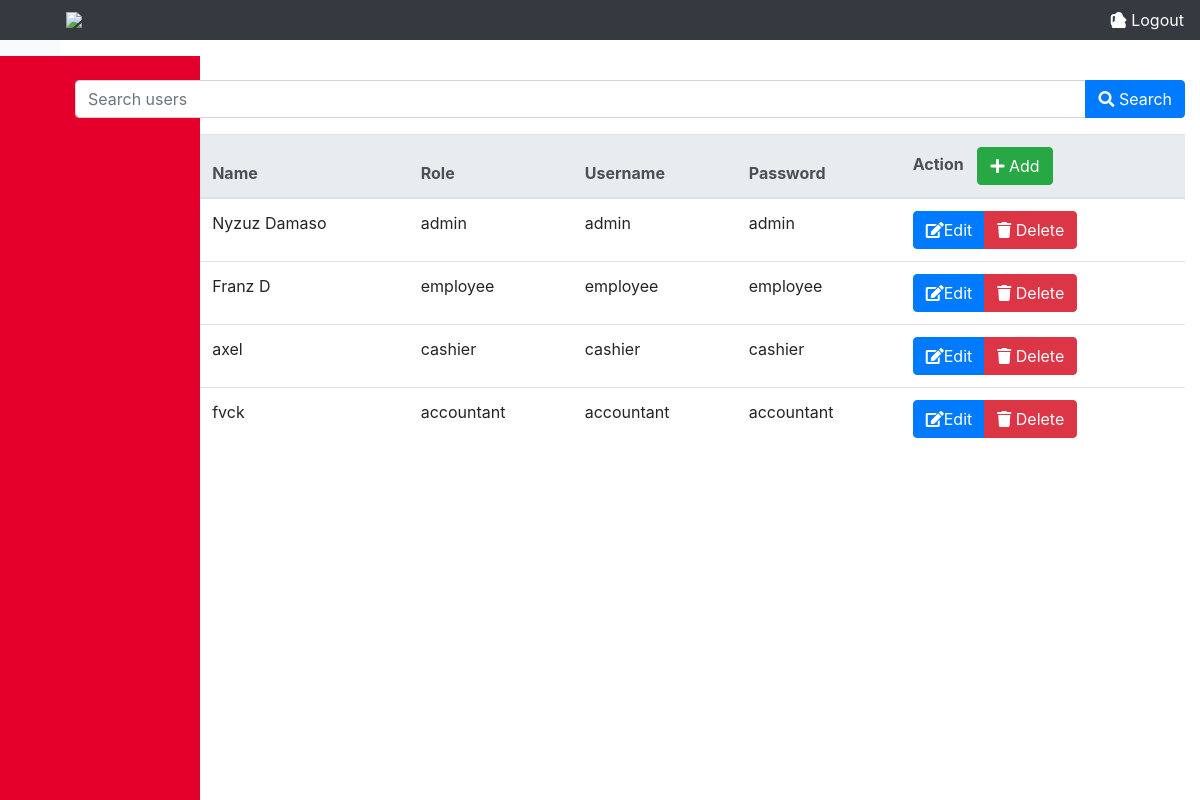
Page /index.php/searchuser/search on the earlier database version.
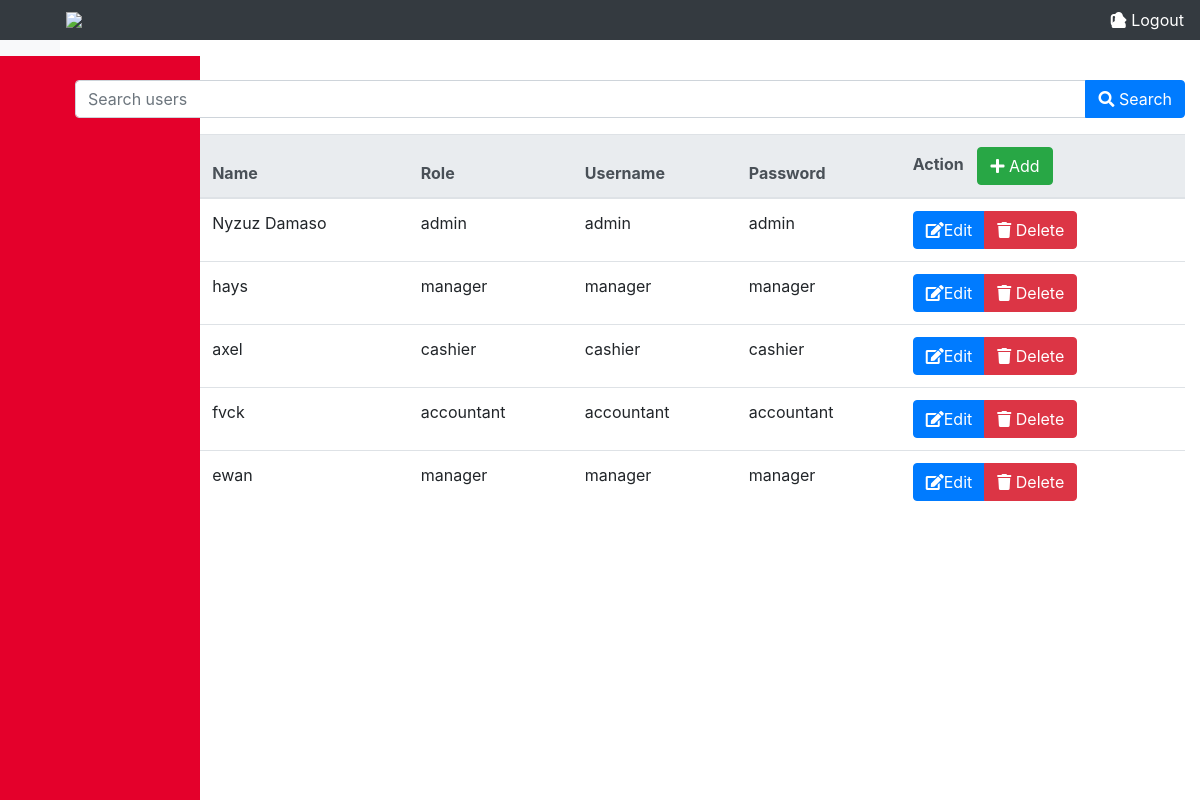
Same page on the later database version.
### tables this page shows
CREATE TABLE `tbl_user` (
  `user_id` int(30) NOT NULL AUTO_INCREMENT,
  `name` varchar(60) DEFAULT NULL,
  `role` varchar(60) DEFAULT NULL,
  `username` varchar(60) DEFAULT NULL,
  `password` varchar(60) DEFAULT NULL,
  PRIMARY KEY (`user_id`)
);

### application/controllers/searchuser.php (called while the page is built, shortened)
<?php
    class Searchuser extends CI_controller {
        public function __construct(){
            $this->load->library('session');
            $this->load->model('User_model');
        }
        public function search() {
            $keyword = $this->input->post('keyword');
            $data['users'] = $this->User_model->search_user($keyword);
            $user = $this->session->userData('user');
            $data['user'] = $user;
            $this->load->view('show_user', $data);
        }
    }
?>

### index.php (called while the page is built, shortened)
<?php
require_once BASEPATH.'core/CodeIgniter.php';

### application/models/User_model.php (called while the page is built, shortened)
<?php
    class User_model extends CI_model {
        public function search_user($keyword) {
            $this->db->like('name', $keyword);
            $this->db->or_like('role', $keyword);
            $this->db->or_like('username', $keyword);
            $this->db->or_like('password', $keyword);
            return $this->db->get('tbl_user')->result_array();
        }
    }
?>

### application/views/show_user.php (the view, shortened to what this page needs)
<!DOCTYPE html>
<html lang="en">
<head>
    <link rel="stylesheet" href="https://maxcdn.bootstrapcdn.com/bootstrap/4.0.0/css/bootstrap.min.css">
    <link rel="stylesheet" href="https://stackpath.bootstrapcdn.com/bootstrap/4.5.2/css/bootstrap.min.css">
    <link rel="stylesheet" href="https://cdnjs.cloudflare.com/ajax/libs/font-awesome/5.15.3/css/all.min.css">
</head>
<body>
    <div class="content">
        <nav class="navbar navbar-dark bg-dark">
            <img src="https://www.kfc.com.ph/Content/OnlineOrderingImages/Shared/logo.svg"
                style="width: 60px; height: auto; margin-left: 50px;">
            <a class="text-white"><i class="fas fa-user"></i>
            </a>
            <a class="logoutlink" href="<?php echo site_url('dashboard/logout'); ?>"><i class="fas fa-sign-out-alt"></i>
                Logout</a>
        </nav>
        <div class="sidebar">
        </div>
    </div>
    <div class="container">
        <form action="<?php echo site_url('searchuser/search'); ?>" method="post" class="mb-3">
            <div class="input-group">
                <input type="text" class="form-control" placeholder="Search users" name="keyword">
                <div class="input-group-append">
                    <button class="btn btn-primary" type="submit"><i class="fas fa-search"></i> Search</button>
                </div>
            </div>
        </form>
        <table class="table">
            <thead class="thead-light">
                <tr>
                    <th>User_id</th>
                    <th>Name</th>
                    <th>Role</th>
                    <th>Username</th>
                    <th>Password</th>
                    <th>Action <button type="button" class="btn btn-success" data-toggle="modal" data-target="#addModal"
                            style="margin-left: 10px;"><i class="fas fa-plus"></i> Add</button></th>
                </tr>
            </thead>
            <tbody>
                <?php foreach ($users as $user): ?>
                    <tr>
                        <td>
                        </td>
                        <td>
                            <?php echo $user['name']; ?>
                        </td>
                        <td>
                            <?php echo $user['role']; ?>
                        </td>
                        <td>
                            <?php echo $user['username']; ?>
                        </td>
                        <td>
                            <?php echo $user['password']; ?>
                        </td>
                        <td>
                            <div class="btn-group" role="group" aria-label="Actions">
                                <button type="button" class="btn btn-primary edit-button" data-toggle="modal"
                                    data-target="#editModal" data-user_id="<?php echo $user['user_id']; ?>"
                                    data-name="<?php echo $user['name']; ?>" data-role="<?php echo $user['role']; ?>"
                                    data-username="<?php echo $user['username']; ?>"
                                    data-password="<?php echo $user['password']; ?> "><i
                                        class="fas fa-edit"></i>Edit</button>
                                <a href="<?php echo site_url('deleteuser/delete/' . $user['user_id']); ?>"
                                    class="btn btn-danger"><i class="fas fa-trash"></i> Delete</a>
                            </div>
                        </td>
                    </tr>
                <?php endforeach; ?>
            </tbody>
        </table>
    </div>
</body>
</html>

Differences in the rows shown:
removed tbl_user: name "Franz D", role "employee", username "employee", password "employee"
added tbl_user: name "hays", role "manager", username "manager", password "manager"
added tbl_user: name "ewan", role "manager", username "manager", password "manager"
